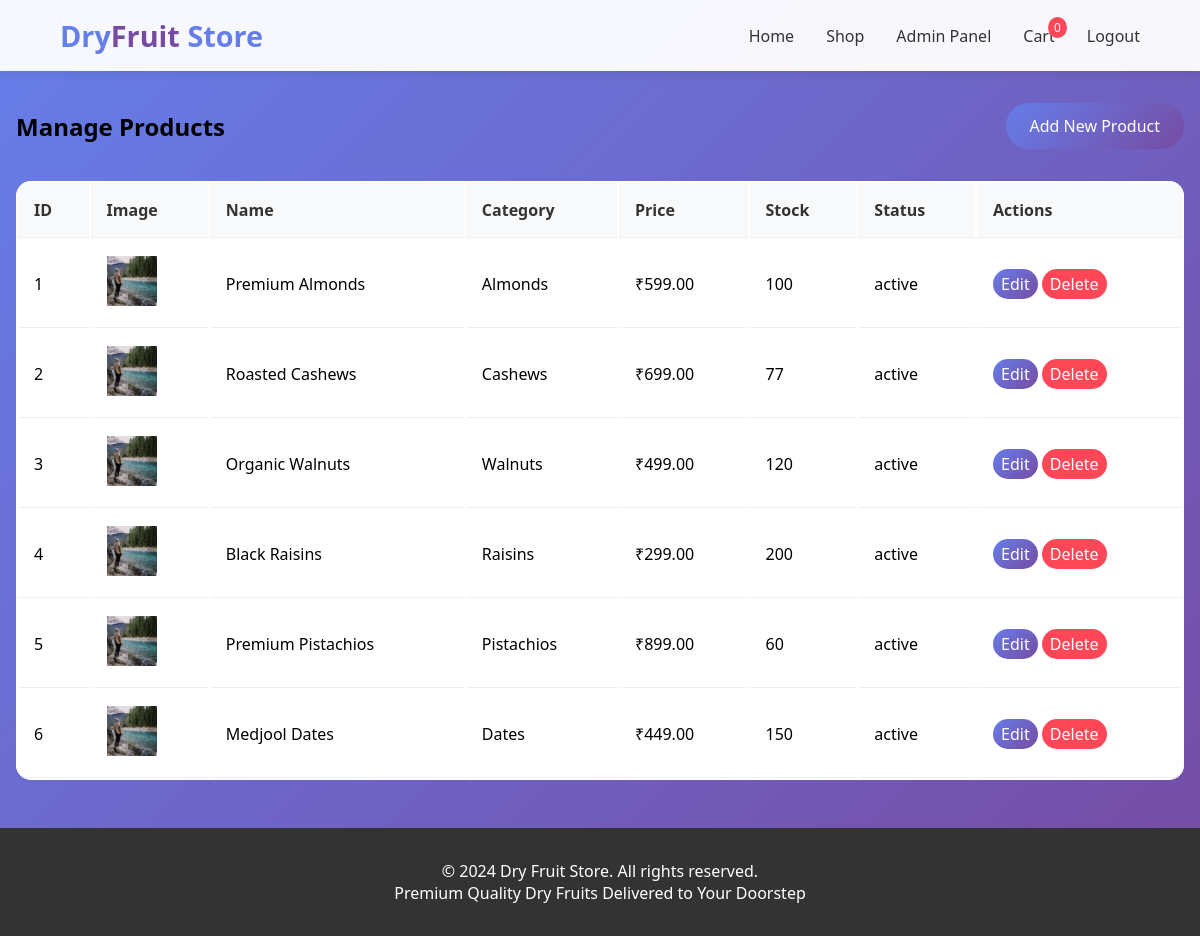
Screenshot of /dry_fruit_store/admin/products.php (signed in) with the database file from the repository.
### tables this page shows
CREATE TABLE `products` (
  `id` int(11) NOT NULL,
  `name` varchar(100) NOT NULL,
  `category_id` int(11) DEFAULT NULL,
  `description` text DEFAULT NULL,
  `price` decimal(10,2) NOT NULL,
  `stock_quantity` int(11) DEFAULT 0,
  `image_path` varchar(255) DEFAULT NULL,
  `status` enum('active','inactive') DEFAULT 'active',
  `created_at` timestamp NOT NULL DEFAULT current_timestamp()
);

CREATE TABLE `categories` (
  `id` int(11) NOT NULL,
  `name` varchar(50) NOT NULL,
  `description` text DEFAULT NULL,
  `status` enum('active','inactive') DEFAULT 'active'
);

### dry_fruit_store/admin/products.php (the view, shortened to what this page needs)
<?php
require_once '../includes/config.php';
$products = mysqli_query($conn, "SELECT p.*, c.name as category_name FROM products p
                                 LEFT JOIN categories c ON p.category_id = c.id
                                 ORDER BY p.created_at DESC");
include '../includes/header.php';
?>
<div class="container">
    <div style="display: flex; justify-content: space-between; align-items: center; margin-bottom: 2rem;">
        <h2>Manage Products</h2>
        <a href="add_product.php" class="btn btn-primary">Add New Product</a>
    </div>
    <div style="background: white; border-radius: 15px; overflow-x: auto;">
        <table class="cart-table">
            <thead>
                <tr>
                    <th>ID</th>
                    <th>Image</th>
                    <th>Name</th>
                    <th>Category</th>
                    <th>Price</th>
                    <th>Stock</th>
                    <th>Status</th>
                    <th>Actions</th>
                </tr>
            </thead>
            <tbody>
                <?php while($product = mysqli_fetch_assoc($products)): ?>
                    <tr>
                        <td><?php echo $product['id']; ?></td>
                        <td>
                            <?php if($product['image_path']): ?>
                                <img src="../assets/uploads/<?php echo $product['image_path']; ?>"
                                     style="width: 50px; height: 50px; object-fit: cover;">
                            <?php else: ?>
                                <div style="width: 50px; height: 50px; background: #ddd;"></div>
                            <?php endif; ?>
                         </td>
                        <td><?php echo htmlspecialchars($product['name']); ?></td>
                        <td><?php echo $product['category_name']; ?></td>
                        <td>₹<?php echo number_format($product['price'], 2); ?></td>
                        <td><?php echo $product['stock_quantity']; ?></td>
                        <td><?php echo $product['status']; ?></td>
                        <td>
                            <a href="edit_product.php?id=<?php echo $product['id']; ?>" class="btn btn-primary" style="padding: 0.25rem 0.5rem;">Edit</a>
                            <a href="?delete=<?php echo $product['id']; ?>" class="btn btn-danger" style="padding: 0.25rem 0.5rem;" onclick="return confirm('Are you sure?')">Delete</a>
                         </td>
                    </tr>
                <?php endwhile; ?>
            </tbody>
        </table>
    </div>
</div>
<?php include '../includes/footer.php'; ?>

### dry_fruit_store/assets/css/style.css (style rules this page uses)
* { margin: 0; padding: 0; box-sizing: border-box; }
body { font-family: 'Segoe UI', Tahoma, Geneva, Verdana, sans-serif; background: linear-gradient(135deg, #667eea 0%, #764ba2 100%); min-height: 100vh; }
.container { max-width: 1200px; margin: 2rem auto; padding: 0 1rem; }
.btn { display: inline-block; padding: 0.75rem 1.5rem; border: none; border-radius: 25px; cursor: pointer; font-size: 1rem; transition: all 0.3s; text-decoration: none; }
.btn-primary { background: linear-gradient(135deg, #667eea 0%, #764ba2 100%); color: white; }
.btn-danger { background: #ff4757; color: white; }
.cart-table { width: 100%; background: white; border-radius: 15px; overflow: hidden; box-shadow: 0 5px 15px rgba(0,0,0,0.1); }
.cart-table th, .cart-table td { padding: 1rem; text-align: left; border-bottom: 1px solid #eee; }
.cart-table th { background: #f8f9fa; color: #333; }

### rows the page displays
products: id "1", image_path (picture), name "Premium Almonds", category.name "Almonds", price "599.00", stock_quantity "100", status "active"
products: id "2", image_path (picture), name "Roasted Cashews", category.name "Cashews", price "699.00", stock_quantity "77", status "active"
products: id "3", image_path (picture), name "Organic Walnuts", category.name "Walnuts", price "499.00", stock_quantity "120", status "active"
products: id "4", image_path (picture), name "Black Raisins", category.name "Raisins", price "299.00", stock_quantity "200", status "active"
products: id "5", image_path (picture), name "Premium Pistachios", category.name "Pistachios", price "899.00", stock_quantity "60", status "active"
products: id "6", image_path (picture), name "Medjool Dates", category.name "Dates", price "449.00", stock_quantity "150", status "active"

### other values shown
getCartCount($_SESSION['user_id']) "0"
